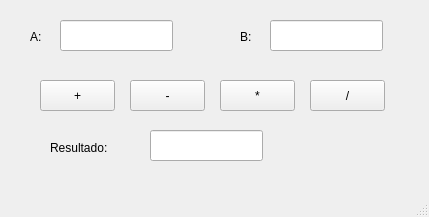
<?xml version="1.0" encoding="UTF-8"?>
<ui version="4.0">
 <class>MainWindow</class>
 <widget class="QMainWindow" name="MainWindow">
  <property name="geometry">
   <rect>
    <x>0</x>
    <y>0</y>
    <width>429</width>
    <height>217</height>
   </rect>
  </property>
  <property name="windowTitle">
   <string>MainWindow</string>
  </property>
  <widget class="QWidget" name="centralwidget">
   <widget class="QPushButton" name="btn_restar">
    <property name="geometry">
     <rect>
      <x>130</x>
      <y>80</y>
      <width>75</width>
      <height>31</height>
     </rect>
    </property>
    <property name="styleSheet">
     <string notr="true">font: 57 20pt &quot;VisbyHeavy&quot;;</string>
    </property>
    <property name="text">
     <string>-</string>
    </property>
   </widget>
   <widget class="QPushButton" name="btn_multiplicar">
    <property name="geometry">
     <rect>
      <x>220</x>
      <y>80</y>
      <width>75</width>
      <height>31</height>
     </rect>
    </property>
    <property name="styleSheet">
     <string notr="true">font: 57 20pt &quot;VisbyHeavy&quot;;</string>
    </property>
    <property name="text">
     <string>*</string>
    </property>
   </widget>
   <widget class="QPushButton" name="btn_dividir">
    <property name="geometry">
     <rect>
      <x>310</x>
      <y>80</y>
      <width>75</width>
      <height>31</height>
     </rect>
    </property>
    <property name="styleSheet">
     <string notr="true">font: 57 20pt &quot;VisbyHeavy&quot;;</string>
    </property>
    <property name="text">
     <string>/</string>
    </property>
   </widget>
   <widget class="QPushButton" name="btn_sumar">
    <property name="geometry">
     <rect>
      <x>40</x>
      <y>80</y>
      <width>75</width>
      <height>31</height>
     </rect>
    </property>
    <property name="styleSheet">
     <string notr="true">font: 57 20pt &quot;VisbyHeavy&quot;;</string>
    </property>
    <property name="text">
     <string>+</string>
    </property>
   </widget>
   <widget class="QLineEdit" name="txt_a">
    <property name="geometry">
     <rect>
      <x>60</x>
      <y>20</y>
      <width>113</width>
      <height>31</height>
     </rect>
    </property>
    <property name="styleSheet">
     <string notr="true">font: 57 12pt &quot;VisbyHeavy&quot;;</string>
    </property>
   </widget>
   <widget class="QLineEdit" name="txt_b">
    <property name="geometry">
     <rect>
      <x>270</x>
      <y>20</y>
      <width>113</width>
      <height>31</height>
     </rect>
    </property>
    <property name="styleSheet">
     <string notr="true">font: 57 12pt &quot;VisbyHeavy&quot;;</string>
    </property>
   </widget>
   <widget class="QLabel" name="label">
    <property name="geometry">
     <rect>
      <x>30</x>
      <y>30</y>
      <width>47</width>
      <height>13</height>
     </rect>
    </property>
    <property name="styleSheet">
     <string notr="true">font: 57 12pt &quot;VisbyHeavy&quot;;</string>
    </property>
    <property name="text">
     <string>A:</string>
    </property>
   </widget>
   <widget class="QLabel" name="label_2">
    <property name="geometry">
     <rect>
      <x>240</x>
      <y>30</y>
      <width>47</width>
      <height>13</height>
     </rect>
    </property>
    <property name="styleSheet">
     <string notr="true">font: 57 12pt &quot;VisbyHeavy&quot;;</string>
    </property>
    <property name="text">
     <string>B:</string>
    </property>
   </widget>
   <widget class="QLineEdit" name="txt_res">
    <property name="geometry">
     <rect>
      <x>150</x>
      <y>130</y>
      <width>113</width>
      <height>31</height>
     </rect>
    </property>
    <property name="layoutDirection">
     <enum>Qt::LeftToRight</enum>
    </property>
    <property name="styleSheet">
     <string notr="true">font: 57 12pt &quot;VisbyHeavy&quot;;</string>
    </property>
    <property name="readOnly">
     <bool>true</bool>
    </property>
   </widget>
   <widget class="QLabel" name="label_3">
    <property name="geometry">
     <rect>
      <x>50</x>
      <y>140</y>
      <width>101</width>
      <height>16</height>
     </rect>
    </property>
    <property name="styleSheet">
     <string notr="true">font: 57 12pt &quot;VisbyHeavy&quot;;</string>
    </property>
    <property name="text">
     <string>Resultado:</string>
    </property>
   </widget>
  </widget>
  <widget class="QMenuBar" name="menubar">
   <property name="geometry">
    <rect>
     <x>0</x>
     <y>0</y>
     <width>429</width>
     <height>21</height>
    </rect>
   </property>
  </widget>
  <widget class="QStatusBar" name="statusbar"/>
 </widget>
 <resources/>
 <connections/>
</ui>
